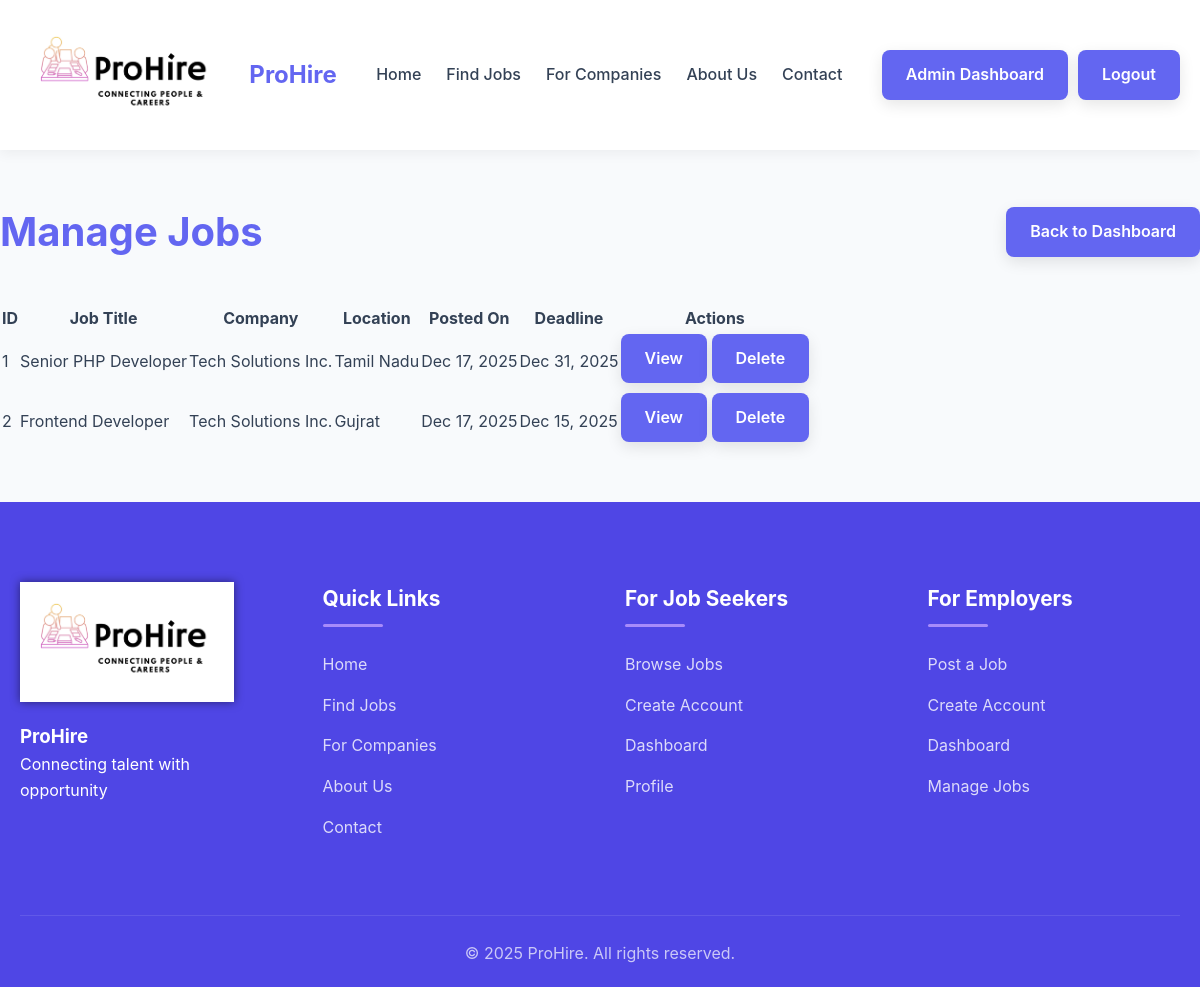
The app's page /admin/manage_jobs.php (signed in) with its own data.
### tables this page shows
CREATE TABLE jobs (
    id INT(11) AUTO_INCREMENT PRIMARY KEY,
    company_id INT(11) NOT NULL,
    job_title VARCHAR(100) NOT NULL,
    description TEXT NOT NULL,
    requirements TEXT,
    salary VARCHAR(100),
    location VARCHAR(100),
    job_type VARCHAR(50),
    experience_required VARCHAR(50),
    posted_on TIMESTAMP DEFAULT CURRENT_TIMESTAMP,
    deadline DATE,
    FOREIGN KEY (company_id) REFERENCES companies(id)
);

CREATE TABLE companies (
    id INT(11) AUTO_INCREMENT PRIMARY KEY,
    company_name VARCHAR(100) NOT NULL,
    email VARCHAR(100) NOT NULL UNIQUE,
    password VARCHAR(255) NOT NULL,
    phone VARCHAR(20),
    address TEXT,
    industry VARCHAR(100),
    description TEXT,
    logo_path VARCHAR(255),
    created_at TIMESTAMP DEFAULT CURRENT_TIMESTAMP
);

### admin/manage_jobs.php (the view, shortened to what this page needs)
<?php
include_once '../includes/header.php';
$query = "SELECT j.*, c.company_name
          FROM jobs j
          JOIN companies c ON j.company_id = c.id
          ORDER BY j.posted_on DESC";
$result = mysqli_query($conn, $query);
?>
<div class="container" style="padding: 50px 0;">
    <div class="dashboard-header">
        <h1>Manage Jobs</h1>
        <a href="dashboard.php" class="btn">Back to Dashboard</a>
    </div>
    <?php if (mysqli_num_rows($result) > 0): ?>
        <table class="table">
            <thead>
                <tr>
                    <th>ID</th>
                    <th>Job Title</th>
                    <th>Company</th>
                    <th>Location</th>
                    <th>Posted On</th>
                    <th>Deadline</th>
                    <th>Actions</th>
                </tr>
            </thead>
            <tbody>
                <?php while ($job = mysqli_fetch_assoc($result)): ?>
                    <tr>
                        <td><?php echo $job['id']; ?></td>
                        <td><?php echo $job['job_title']; ?></td>
                        <td><?php echo $job['company_name']; ?></td>
                        <td><?php echo $job['location']; ?></td>
                        <td><?php echo date('M d, Y', strtotime($job['posted_on'])); ?></td>
                        <td><?php echo date('M d, Y', strtotime($job['deadline'])); ?></td>
                        <td>
                            <a href="view_job.php?id=<?php echo $job['id']; ?>" class="btn btn-sm">View</a>
                            <a href="manage_jobs.php?action=delete&id=<?php echo $job['id']; ?>" class="btn btn-sm" onclick="return confirm('Are you sure you want to delete this job?')">Delete</a>
                        </td>
                    </tr>
                <?php endwhile; ?>
            </tbody>
        </table>
    <?php else: ?>
        <p>No jobs found.</p>
    <?php endif; ?>
</div>
<?php include_once '../includes/footer.php'; ?>

### assets/css/style.css (style rules this page uses)
:root { --primary-color: #6366f1; --primary-light: #818cf8; --primary-dark: #4f46e5; --secondary-color: #a78bfa; --text-color: #334155; --light-bg: #f8fafc; --white: #ffffff; --gray: #e2e8f0; --dark-gray: #64748b; --success: #10b981; --warning: #f59e0b; --danger: #ef4444; --shadow-light: 0 4px 12px rgba(0, 0, 0, 0.05); --shadow-medium: 0 10px 30px rgba(0, 0, 0, 0.1); --shadow-deep: 0 15px 40px rgba(0, 0, 0, 0.15); }
* { margin: 0; padding: 0; box-sizing: border-box; }
body { font-family: 'Inter', 'Segoe UI', Tahoma, Geneva, Verdana, sans-serif; line-height: 1.6; color: var(--text-color); background-color: var(--light-bg); min-height: 100vh; }
.container { width: 100%; max-width: 1200px; margin: 0 auto; padding: 0 20px; }
a, .btn, .stat-card, .job-card, .feature-card, .form-control { transition: all 0.3s cubic-bezier(0.25, 0.8, 0.25, 1); }
a { text-decoration: none; color: var(--primary-color); position: relative; }
a::after { content: ''; position: absolute; bottom: 0; left: 0; width: 0; height: 2px; background: var(--primary-color); }
.btn { display: inline-block; padding: 12px 24px; background: var(--primary-color); color: var(--white); border: none; border-radius: 8px; cursor: pointer; font-size: 16px; font-weight: 600; text-align: center; position: relative; overflow: hidden; box-shadow: 0 5px 15px rgba(0, 0, 0, 0.1); z-index: 1; }
.btn:before { content: ''; position: absolute; top: 0; left: -100%; width: 100%; height: 100%; background: rgba(255, 255, 255, 0.2); z-index: -1; }
.dashboard-header { display: flex; justify-content: space-between; align-items: center; margin-bottom: 40px; }
.dashboard-header h1 { color: var(--primary-color); font-size: 2.5rem; font-weight: 700; }

### records on screen
jobs: id "1", job_title "Senior PHP Developer", company.company_name "Tech Solutions Inc.", location "Tamil Nadu", posted_on "Dec 17, 2025", deadline "Dec 31, 2025"
jobs: id "2", job_title "Frontend Developer", company.company_name "Tech Solutions Inc.", location "Gujrat", posted_on "Dec 17, 2025", deadline "Dec 15, 2025"
